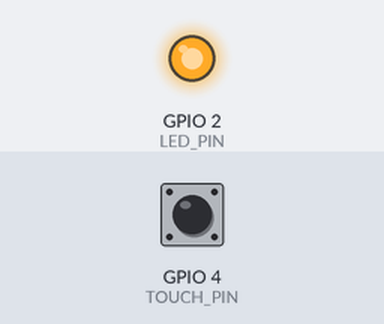
The sketch below on a simulated ESP32. Parts: output pins drawn as LEDs (lit = HIGH). Inputs (shaded band) come from the test bench; at power-on: GPIO 4 (TOUCH_PIN) HIGH. What the sketch prints to the serial monitor is not drawn.

Above: at 0.1 s.
Timing chart, 0 to 1.6 s (numbered marks = the images above):
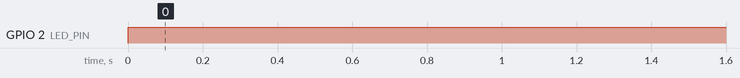

Measured:
- by itself, GPIO 2 (LED_PIN): LOW → HIGH at 0.00 s

The sketch:

Internal_Touch_Senso_Capacitive_Touch.ino
```cpp
// Experiment 1 Final: Touch-to-Light
const int TOUCH_PIN = 4;    // Pin D4
const int LED_PIN = 2;      // The built-in Blue LED
const int THRESHOLD = 1200; // Adjusted for your specific board

void setup() {
  Serial.begin(115200);
  pinMode(LED_PIN, OUTPUT); // Set the blue LED as an output
  Serial.println("Touch D4 to light up the Blue LED!");
}

void loop() {
  int val = touchRead(TOUCH_PIN);

  if (val < THRESHOLD) {
    digitalWrite(LED_PIN, HIGH); // Turn LED ON
    Serial.print("TOUCHED! Value: ");
    Serial.println(val);
  } else {
    digitalWrite(LED_PIN, LOW);  // Turn LED OFF
  }

  delay(100);
}
```
